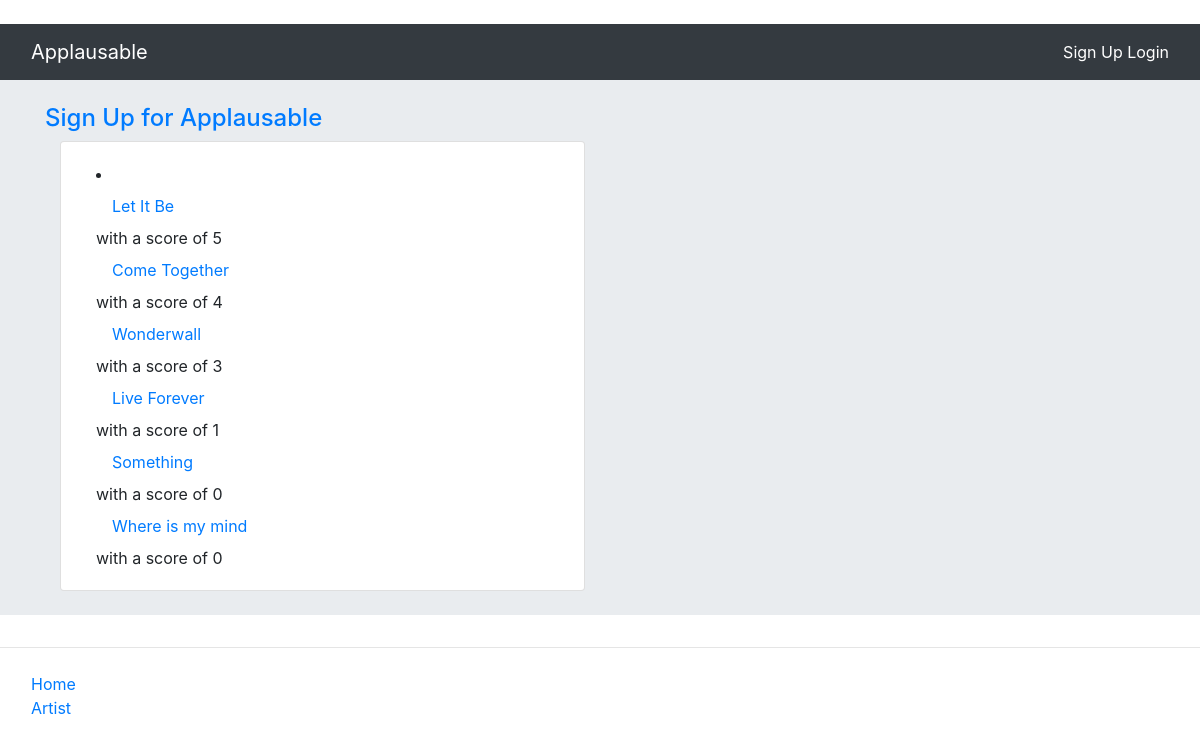
The page /applausable/highestReviewedSongs/ on the database as committed earlier.
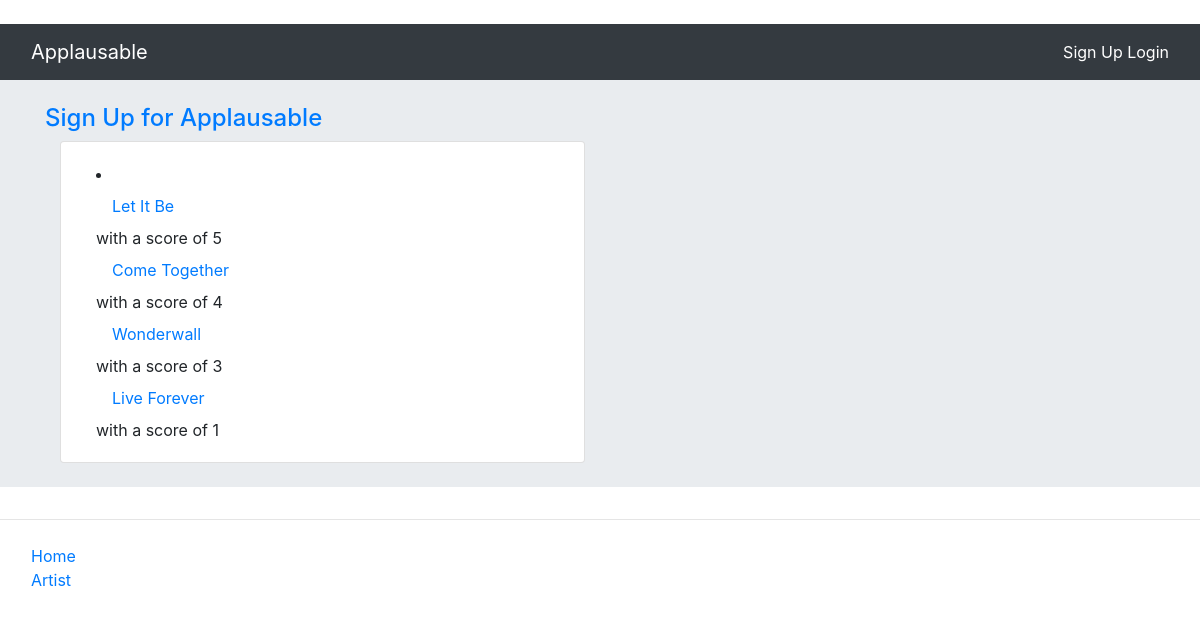
The same page on the database as committed later.
### rango/models.py (models this page shows, shortened)
class Song(models.Model):
    GENRE_CHOICES = (
    ('Pop','POP'),
    ('Rock', 'ROCK'),
    ('Metal','METAL'),
    ('Soul','SOUL'),
    ('Electronic','ELECTRONIC'),
    ('Rap','RAP'),
    ('Hip-Hop','HIP-HOP'),
    ('Indie','INDIE'),
    ('Classical','CLASSICAL'),
    ('Country','COUNTRY'),
    ('Jazz','JAZZ'),
)
    songID = models.IntegerField(primary_key=True,  unique=True)
    title = models.CharField(max_length=128, default='Title')
    albumID = models.ForeignKey(Album, on_delete=models.CASCADE)
    artistName = models.CharField(max_length=128, default='ArtistName')
    artistID = models.ForeignKey(Artist, on_delete=models.CASCADE)
    linkToSong = models.CharField(max_length=248, default = 'link')
    slug = models.SlugField(unique=True, default=uuid.uuid1)
    overallScore = models.IntegerField(default=0)
    songImage = models.ImageField(upload_to= settings.MEDIA_DIR + '/song_images/',default='default_song.png')
    genre = models.CharField(max_length=15, choices=GENRE_CHOICES, default='Pop')

### rango/views.py (the view)
# urls.py: path('highestReviewedSongs/', views.highestReviewedSongs, name='highestReviewedSongs'),
def highestReviewedSongs(request):
    context_dict = {}
    songs = Song.objects.order_by('-overallScore')[:10]
    context_dict['songs'] = songs
    return render(request, 'applausable/highestReviewedSongs.html', context=context_dict)

### templates/applausable/highestReviewedSongs.html (shortened to what this page needs)
﻿{% extends 'applausable/base.html' %}
{% load staticfiles %}
{% block body_block %}
<div class="jumbotron jumbotron-fluid p-4">
    <div class="container">
        <h4 class="jumbotron-heading">
            <a href="{% url 'applausable:signup' %}">Sign Up for Applausable</a>
        </h4>
        <div class="container">
            <div class="row">
                <div class="col-md-6">
                    <div class="card mb-6">
                        <div class="card-body">
                            <div class='container'>
                                {% if songs %}
                                    <li>
                                        {% for song in songs %}
                                        <a class="nav-link active" href="{% url 'applausable:show_song' song.slug %}">
                                            {{ song.title }}
                                        </a> with a score of {{song.overallScore}}
                                        {% endfor %}
                                    </li>
                                {% endif %}
                            </div>
                        </div>
                    </div>
                </div>
            </div>
        </div>
    </div>
</div>
{% endblock %}

Rows that differ between the two databases and show on the page:
removed Song: title "Something", overallScore "0"
removed Song: title "Where is my mind", overallScore "0"
